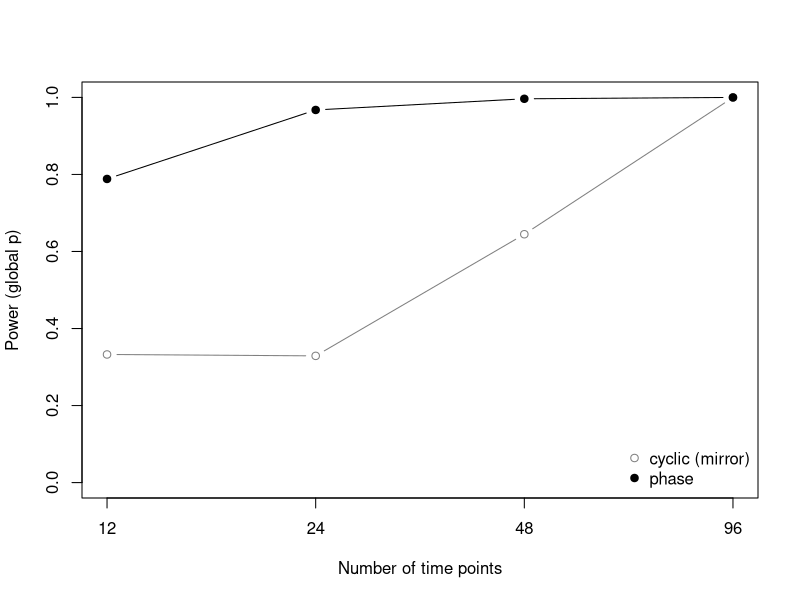

The R source for this figure:
## ---- chunk 1
knitr::opts_chunk$set(collapse = TRUE, comment = "#>")
## ---- chunk 2
cal <- read.csv("calibration_v2.csv")
type1 <- subset(cal, block == "type1")
complete <- subset(type1, period_type != "mismatch")
power <- subset(cal, block == "power")

rate_table <- function(data, by, value) {
  agg <- aggregate(data[[value]], data[c(by, "scheme")], mean)
  wide <- reshape(agg, idvar = by, timevar = "scheme", direction = "wide")
  names(wide) <- sub("^x\\.", "", names(wide))
  wide <- wide[order(wide[[by]]), ]
  rownames(wide) <- NULL
  wide
}
## ---- chunk 3
free <- subset(cal, block == "free")
aggregate(cbind(global = global) ~ n, data = free, FUN = mean)
## ---- chunk 4
knitr::kable(rate_table(complete, "n", "opt_sig"), digits = 3,
             caption = "Type I error of the raw p-value at the optimal lag.")
## ---- chunk 5
knitr::kable(rate_table(complete, "autocorr", "global"), digits = 3,
             caption = "Type I error of the global p-value by AR(1) autocorrelation.")
## ---- chunk 6
strong <- subset(complete, autocorr >= 0.7)
knitr::kable(rate_table(strong, "n", "global"), digits = 3,
             caption = "Type I error of the global p-value, AR(1) of 0.7 and 0.9.")
knitr::kable(rate_table(strong, "p", "global"), digits = 3,
             caption = "Same, by number of variables.")
## ---- chunk 7
pw <- aggregate(global ~ n + scheme, data = power, FUN = mean)
pw <- reshape(pw, idvar = "n", timevar = "scheme", direction = "wide")
names(pw) <- sub("^global\\.", "", names(pw))
matplot(pw$n, pw[, c("cyclic_mirror", "phase")], type = "b", pch = c(1, 19),
        lty = 1, col = c("grey50", "black"), log = "x", ylim = c(0, 1),
        xaxt = "n", xlab = "Number of time points", ylab = "Power (global p)")
axis(1, at = pw$n)
legend("bottomright", c("cyclic (mirror)", "phase"), pch = c(1, 19),
       col = c("grey50", "black"), bty = "n")
knitr::kable(pw, digits = 3)
## ---- chunk 8
aggregate(opt_true ~ n + scheme, data = power, FUN = mean)
## ---- chunk 9
mismatch <- subset(type1, period_type == "mismatch")
knitr::kable(rate_table(mismatch, "n", "global"), digits = 3,
             caption = "Type I error of the global p-value, period = 0.75 n.")
